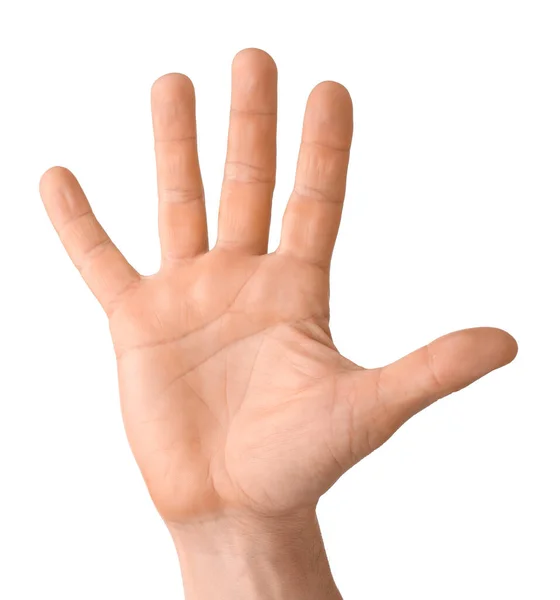
#> input picture hand.jpg, 560 x 600 px, found by its file name
$ python findFingleDemo_20231228172821.py
#> lines starting #> are read from the running program, lines starting #| are printed output that depends on the picture; after the words box and inside, x2 and y2 are one past the last pixel; in counts of white or black regions, pixels touching at a corner belong together
import cv2
import numpy as np

# Đường dẫn đến ảnh cần xử lý
image_path = "hand.jpg"

# Đọc ảnh từ đường dẫn
img = cv2.imread(image_path)
#> img is the input picture: shape (600, 560, 3); mean B, G, R 216.7, 225.7, 245.1
gray = cv2.cvtColor(img, cv2.COLOR_BGR2GRAY)
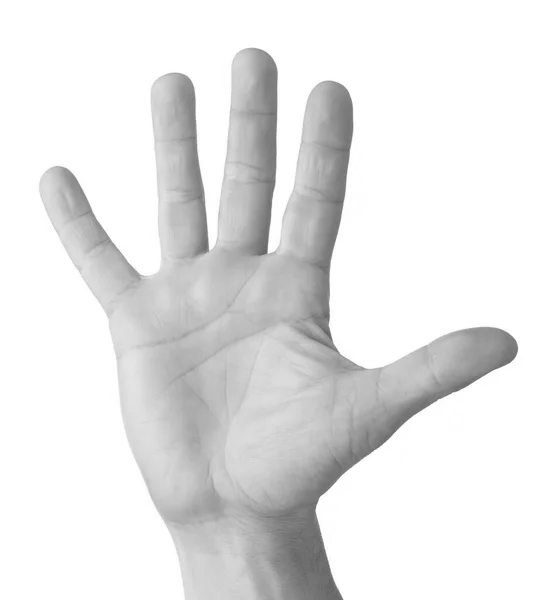
#> gray: shape (600, 560); min 92, max 255, mean 230.5

# Phát hiện cạnh bằng phương pháp Canny
edges = cv2.Canny(gray, 100, 200)
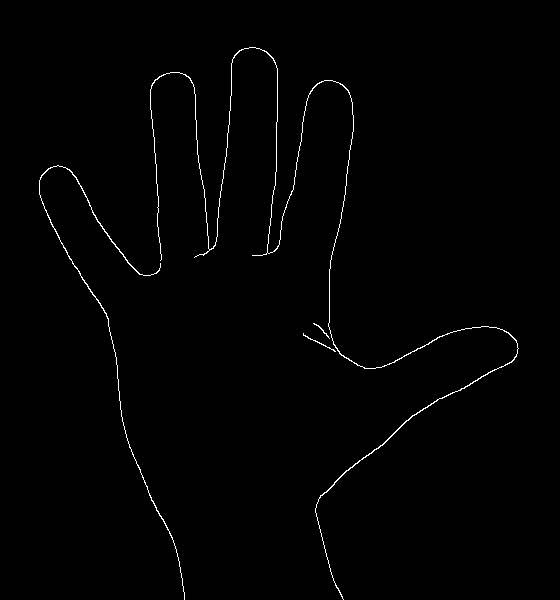
#> edges: shape (600, 560); 0.86% white in thin lines or dots, all inside (x1, y1, x2, y2) = (39, 47, 519, 600)

# Tìm các đường viền trong ảnh
contours, _ = cv2.findContours(edges, cv2.RETR_EXTERNAL, cv2.CHAIN_APPROX_SIMPLE)
#> contours = 4 contours, 2 with area under 20; largest, box (x1, y1, x2, y2) and area: (150, 47, 519, 600) 264, (39, 165, 185, 600) 164

# Tìm đường viền lớn nhất (ngón tay) dựa trên diện tích
largest_contour = max(contours, key=cv2.contourArea)
#> largest_contour = contour of 1285 points, box (x1, y1, x2, y2) (150, 47, 519, 600), area 264

# Tạo ảnh đen với cùng kích thước với ảnh gốc
mask = np.zeros_like(gray)

# Vẽ đường viền lớn nhất (ngón tay) lên ảnh đen để tạo mask
cv2.drawContours(mask, [largest_contour], -1, (255), thickness=cv2.FILLED)
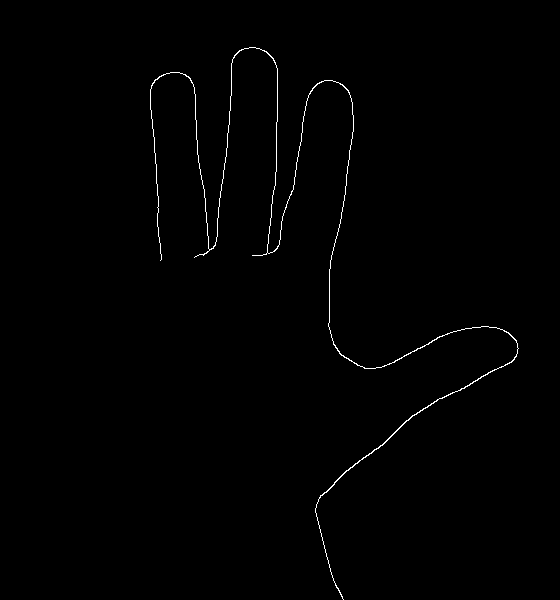
#> mask: shape (600, 560); 0.62% white in thin lines or dots, all inside (x1, y1, x2, y2) = (150, 47, 519, 600)

# Áp dụng mask để lấy ngón tay từ ảnh gốc
finger = cv2.bitwise_and(img, img, mask=mask)

# Hiển thị ảnh với chỉ có ngón tay
cv2.imshow('Finger Only', finger)
cv2.waitKey(0)
cv2.destroyAllWindows()
